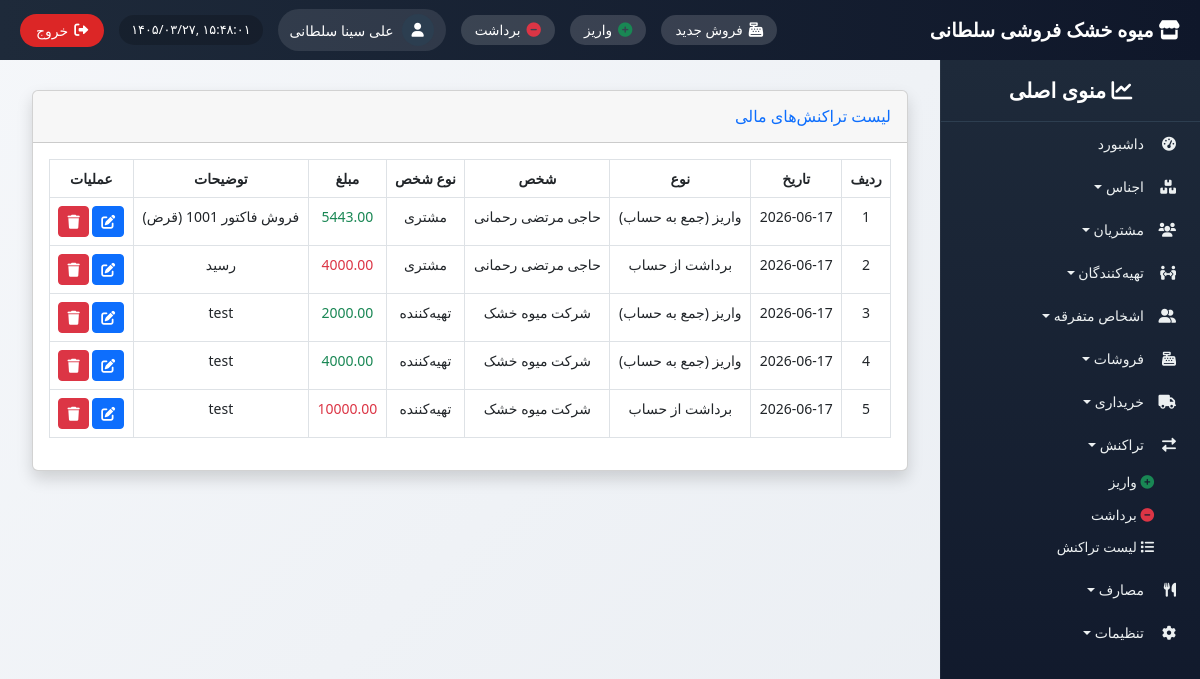
The page /transactions/ (signed in) on the database as committed earlier.
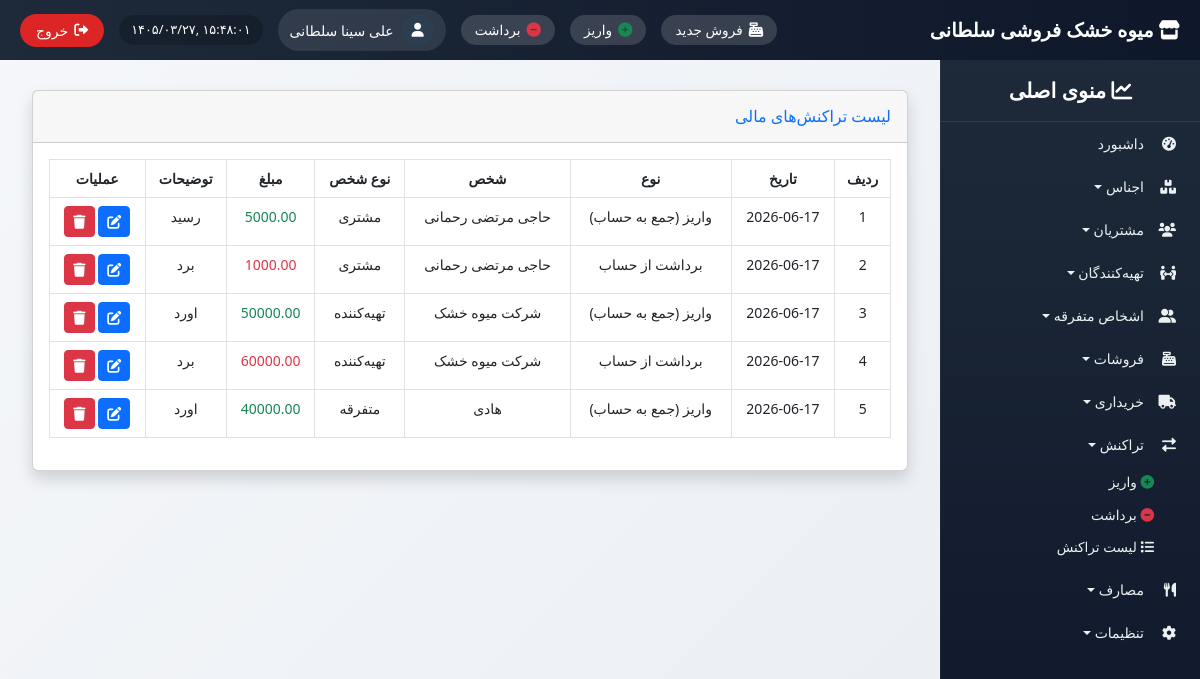
The same page on the database as committed later.
### transactions/models.py (models this page shows, shortened)
class FinancialTransaction(models.Model):
    TRANSACTION_TYPES = [
        ('IN', 'واریز (جمع به حساب)'),
        ('OUT', 'برداشت از حساب'),
    ]
    PERSON_TYPES = [
        ('CUSTOMER', 'مشتری'),
        ('SUPPLIER', 'تهیه‌کننده'),
        ('MISC', 'متفرقه'),
    ]
    transaction_date = models.DateField(verbose_name="تاریخ تراکنش")
    amount = models.DecimalField(max_digits=12, decimal_places=2, verbose_name="مبلغ")
    transaction_type = models.CharField(max_length=3, choices=TRANSACTION_TYPES, verbose_name="نوع تراکنش")
    person_type = models.CharField(max_length=10, choices=PERSON_TYPES, verbose_name="نوع شخص")
    customer = models.ForeignKey(Customer, on_delete=models.SET_NULL, null=True, blank=True, verbose_name="مشتری")
    supplier = models.ForeignKey(Supplier, on_delete=models.SET_NULL, null=True, blank=True, verbose_name="تهیه‌کننده")
    misc_person = models.ForeignKey(MiscPerson, on_delete=models.SET_NULL, null=True, blank=True, verbose_name="شخص متفرقه")
    description = models.CharField(max_length=255, blank=True, verbose_name="توضیحات")
    date_created = models.DateTimeField(auto_now_add=True, verbose_name="تاریخ ثبت در سیستم")
    created_by = models.ForeignKey(User, on_delete=models.SET_NULL, null=True, verbose_name="ثبت کننده")
    def get_person_name(self):
        if self.person_type == 'CUSTOMER' and self.customer:
            return self.customer.name
        elif self.person_type == 'SUPPLIER' and self.supplier:
            return self.supplier.name
        elif self.person_type == 'MISC' and self.misc_person:
            return self.misc_person.name
        return "نامشخص"
    class Meta:
        verbose_name = "تراکنش مالی"
        verbose_name_plural = "تراکنش‌های مالی"
        ordering = ['-transaction_date']

### customers/models.py (models this page shows, shortened)
class Customer(models.Model):
    name = models.CharField(max_length=200, verbose_name="نام مشتری")
    phone = models.CharField(max_length=20, blank=True, verbose_name="شماره تماس")
    currency = models.ForeignKey(Currency, on_delete=models.PROTECT, verbose_name="واحد پول")
    address = models.TextField(blank=True, verbose_name="آدرس")
    created_at = models.DateTimeField(auto_now_add=True, verbose_name="تاریخ ثبت")
    class Meta:
        verbose_name = "مشتری"
        verbose_name_plural = "مشتریان"

### suppliers/models.py (models this page shows, shortened)
class Supplier(models.Model):
    name = models.CharField(max_length=200, verbose_name="نام تهیه‌کننده")
    phone = models.CharField(max_length=20, blank=True, verbose_name="شماره تماس")
    currency = models.ForeignKey(Currency, on_delete=models.PROTECT, verbose_name="واحد پول")
    address = models.TextField(blank=True, verbose_name="آدرس")
    created_at = models.DateTimeField(auto_now_add=True, verbose_name="تاریخ ثبت")
    class Meta:
        verbose_name = "تهیه‌کننده"
        verbose_name_plural = "تهیه‌کنندگان"

### misc_persons/models.py (models this page shows, shortened)
class MiscPerson(models.Model):
    name = models.CharField(max_length=200, verbose_name="نام شخص")
    phone = models.CharField(max_length=20, blank=True, verbose_name="شماره تماس")
    currency = models.ForeignKey(Currency, on_delete=models.PROTECT, verbose_name="واحد پول")
    address = models.TextField(blank=True, verbose_name="آدرس")
    created_at = models.DateTimeField(auto_now_add=True, verbose_name="تاریخ ثبت")
    class Meta:
        verbose_name = "شخص متفرقه"
        verbose_name_plural = "اشخاص متفرقه"

### transactions/views.py (the view)
# urls.py: path('', views.transaction_list, name='transaction_list'),
@login_required
def transaction_list(request):
    transactions = FinancialTransaction.objects.all().order_by('-transaction_date')
    return render(request, 'transactions/transaction_list.html', {'transactions': transactions})

### utils/templatetags/jcal.py (called while the page is built)
@register.filter
def to_jalali(date):
    if not date:
        return ""
    try:
        jalali_date = jdatetime.date.fromgregorian(date=date)
        month_names = ['حمل', 'ثور', 'جوزا', 'سرطان', 'اسد', 'سنبله',
                       'میزان', 'عقرب', 'قوس', 'جدی', 'دلو', 'حوت']
        return f"{jalali_date.day} {month_names[jalali_date.month - 1]} {jalali_date.year}"
    except:
        return str(date)

### templates/transactions/transaction_list.html (shortened to what this page needs)
{% extends 'base_with_sidebar.html' %}
{% load i18n %}
{% load jcal %}
{% block content %}
<div class="container-fluid">
    <div class="card shadow mb-4">
        <div class="card-header py-3">
            <h6 class="m-0 font-weight-bold text-primary">{% trans "لیست تراکنش‌های مالی" %}</h6>
        </div>
        <div class="card-body">
            <div class="table-responsive">
                <table class="table table-bordered table-hover text-center">
                    <thead>
                        <tr>
                            <th>{% trans "ردیف" %}</th>
                            <th>{% trans "تاریخ" %}</th>
                            <th>{% trans "نوع" %}</th>
                            <th>{% trans "شخص" %}</th>
                            <th>{% trans "نوع شخص" %}</th>
                            <th>{% trans "مبلغ" %}</th>
                            <th>{% trans "توضیحات" %}</th>
                            <th>{% trans "عملیات" %}</th>
                        </tr>
                    </thead>
                    <tbody>
                        {% for tr in transactions %}
                        <tr>
                            <td>{{ forloop.counter }}</td>
                            <td>{{ tr.transaction_date|to_jalali }}</td>
                            <td>{{ tr.get_transaction_type_display }}</td>
                            <td>{{ tr.get_person_name }}</td>
                            <td>{{ tr.get_person_type_display }}</td>
                            <td class="{% if tr.transaction_type == 'IN' %}text-success{% else %}text-danger{% endif %}">
                                {{ tr.amount|floatformat:2 }}
                            </td>
                            <td>{{ tr.description|default:"-" }}</td>
                            <td>
                                <a href="{% url 'transactions:transaction_edit' tr.id %}" class="btn btn-sm btn-primary">
                                    <i class="fas fa-edit"></i>
                                </a>
                                <a href="#" class="btn btn-sm btn-danger" onclick="confirmDelete({{ tr.id }})">
                                    <i class="fas fa-trash"></i>
                                </a>
                            </td>
                        </tr>
                        {% empty %}
                        <tr><td colspan="8" class="text-center">{% trans "هیچ تراکنشی ثبت نشده است." %}<\/td></tr>
                        {% endfor %}
                    </tbody>
                </table>
            </div>
        </div>
    </div>
</div>
{% endblock %}

Rows that differ between the two databases and show on the page:
removed FinancialTransaction: transaction_date|to_jalali "2026-06-17", transaction_type "واریز (جمع به حساب)", get_person_name "حاجی مرتضی رحمانی", person_type "مشتری", amount "5443.00", description "فروش فاکتور 1001 (قرض)"
removed FinancialTransaction: transaction_date|to_jalali "2026-06-17", transaction_type "برداشت از حساب", get_person_name "حاجی مرتضی رحمانی", person_type "مشتری", amount "4000.00", description "رسید"
removed FinancialTransaction: transaction_date|to_jalali "2026-06-17", transaction_type "واریز (جمع به حساب)", get_person_name "شرکت میوه خشک", person_type "تهیه‌کننده", amount "2000.00", description "test"
removed FinancialTransaction: transaction_date|to_jalali "2026-06-17", transaction_type "واریز (جمع به حساب)", get_person_name "شرکت میوه خشک", person_type "تهیه‌کننده", amount "4000.00", description "test"
removed FinancialTransaction: transaction_date|to_jalali "2026-06-17", transaction_type "برداشت از حساب", get_person_name "شرکت میوه خشک", person_type "تهیه‌کننده", amount "10000.00", description "test"
added FinancialTransaction: transaction_date|to_jalali "2026-06-17", transaction_type "واریز (جمع به حساب)", get_person_name "حاجی مرتضی رحمانی", person_type "مشتری", amount "5000.00", description "رسید"
added FinancialTransaction: transaction_date|to_jalali "2026-06-17", transaction_type "برداشت از حساب", get_person_name "حاجی مرتضی رحمانی", person_type "مشتری", amount "1000.00", description "برد"
added FinancialTransaction: transaction_date|to_jalali "2026-06-17", transaction_type "واریز (جمع به حساب)", get_person_name "شرکت میوه خشک", person_type "تهیه‌کننده", amount "50000.00", description "اورد"
added FinancialTransaction: transaction_date|to_jalali "2026-06-17", transaction_type "برداشت از حساب", get_person_name "شرکت میوه خشک", person_type "تهیه‌کننده", amount "60000.00", description "برد"
added FinancialTransaction: transaction_date|to_jalali "2026-06-17", transaction_type "واریز (جمع به حساب)", get_person_name "هادی", person_type "متفرقه", amount "40000.00", description "اورد"
